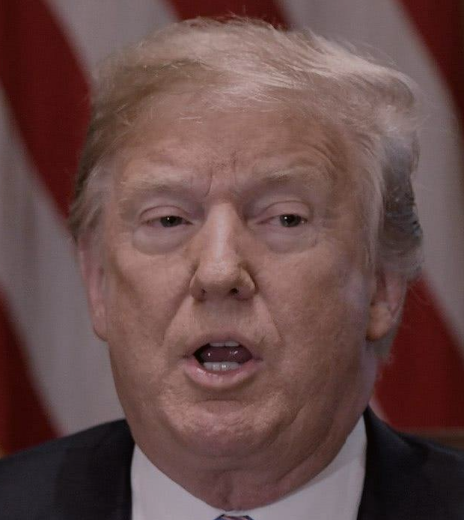
#> input picture LBPH_imgs/t1.png, 464 x 520 px, found by its file name
$ python LBPH_Method.py
#> lines starting #> are read from the running program, lines starting #| are printed output that depends on the picture
import cv2
import numpy as np
my_dir = "F:\PythonProject\Face_Decetor\LBPH_imgs\\"
pic_names = ["Trump","Biden"]

class LBPH_Method:
    #用于学习的图片
    images=[]
    #标签类型，两个人分别对应0和1
    labels = [0,0,1,1]
    #类初始化，把图片加载到该类中来
    def detect(self,img_names,t_img):
        #读取每一个图片，用于标记与学习
        if len(self.images) == 0:
            for i in img_names:
                self.images.append(cv2.imread(i,cv2.IMREAD_GRAYSCALE))
        #创建LBPH识别器
        recognizer = cv2.face.LBPHFaceRecognizer_create()
        #训练
        recognizer.train(self.images,np.array(self.labels))
        #加载级联分类器,标识出图像中的人物
        faceCascade = cv2.CascadeClassifier("haarcascade_frontalface_alt.xml")
        #调用detectMultiScale
        faces = faceCascade.detectMultiScale(
            t_img,  #检测图片
            scaleFactor = 1.15, #前后两次相继的扫描中，搜索窗口的缩放比例
            minNeighbors = 5,   #标识构成检测目标的相邻矩阵的最小个数，默认为3，当存在3个以上的标记，才认为人脸存在，数值越大精度越高
            minSize = (5,5)     #目标的最小尺寸 maxSize为最大尺寸 小于最小尺寸，大于最大尺寸的目标将被忽略
        )
        #对每一个人脸标注矩形，并放置文字
        for (x,y,w,h) in faces:
            #分析待检测图片
            predict_image = t_img
            #得到label和confidence
            label,confidence = recognizer.predict(predict_image)
            print("标记(label) = ",label)
            confidence = round(confidence,2)
            print("可信度(confidence) = ",confidence)
            cv2.rectangle(t_img,(x,y),(x+w,y+w),(0,255,0),2)
            cv2.putText(t_img,pic_names[label],(x,y),cv2.FONT_HERSHEY_COMPLEX,1,(0,255,0),5)
            cv2.putText(t_img,str(confidence),(x,y+w),cv2.FONT_HERSHEY_COMPLEX,0.5,(255,0,0),1)
        cv2.imshow("result",t_img)
        cv2.waitKey(0)


if __name__ == "__main__":
    #图片路径初始化
    images = ['a1.png','a2.png','a3.png','a4.png']
    for i in range (0,4):
        images[i] = my_dir + images[i]
    #目标图像读取
    t_img1 = cv2.imread(my_dir+"t1.png",cv2.IMREAD_GRAYSCALE)
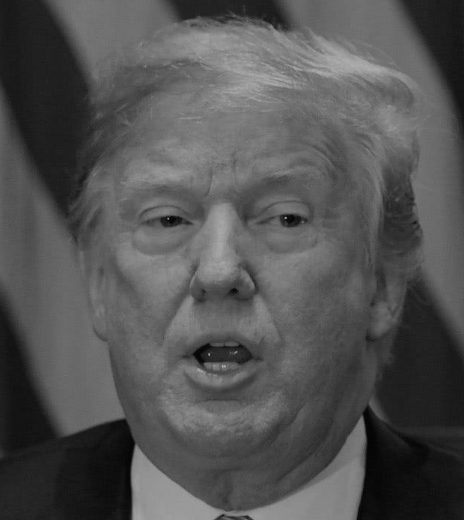
#> t_img1: shape (520, 464); min 5, max 174, mean 82.9
    t_img2 = cv2.imread(my_dir+"t2.png",cv2.IMREAD_GRAYSCALE)
    #检测器初始化
    LM = LBPH_Method()
    #对两张目标图片进行检测
    LM.detect(images,t_img1)
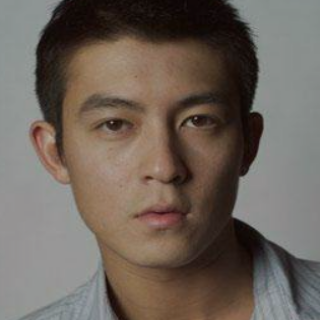
#> input picture EF_imgs/a1.png, 320 x 320 px, found by its file name
#> after the loop in detect, `for (x,y,w,h) in faces:`:
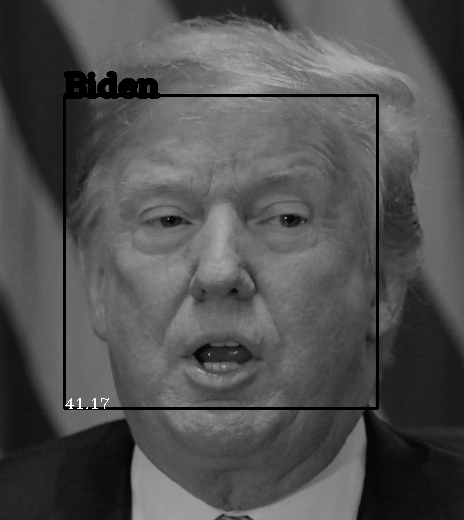
#> predict_image: shape (520, 464); min 0, max 255, mean 81.1
    LM.detect(images,t_img2)
